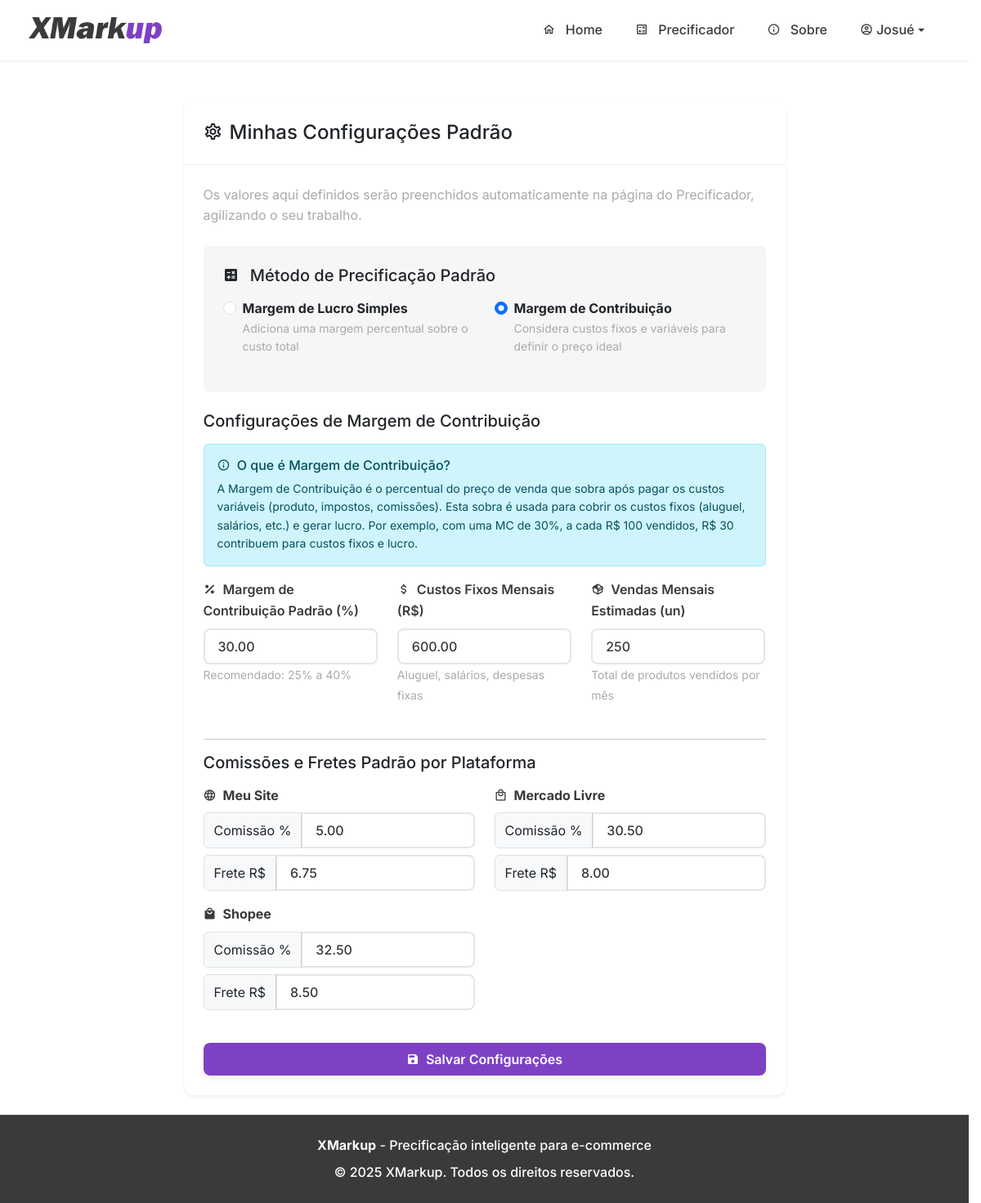
The app's page /settings (signed in), older data.
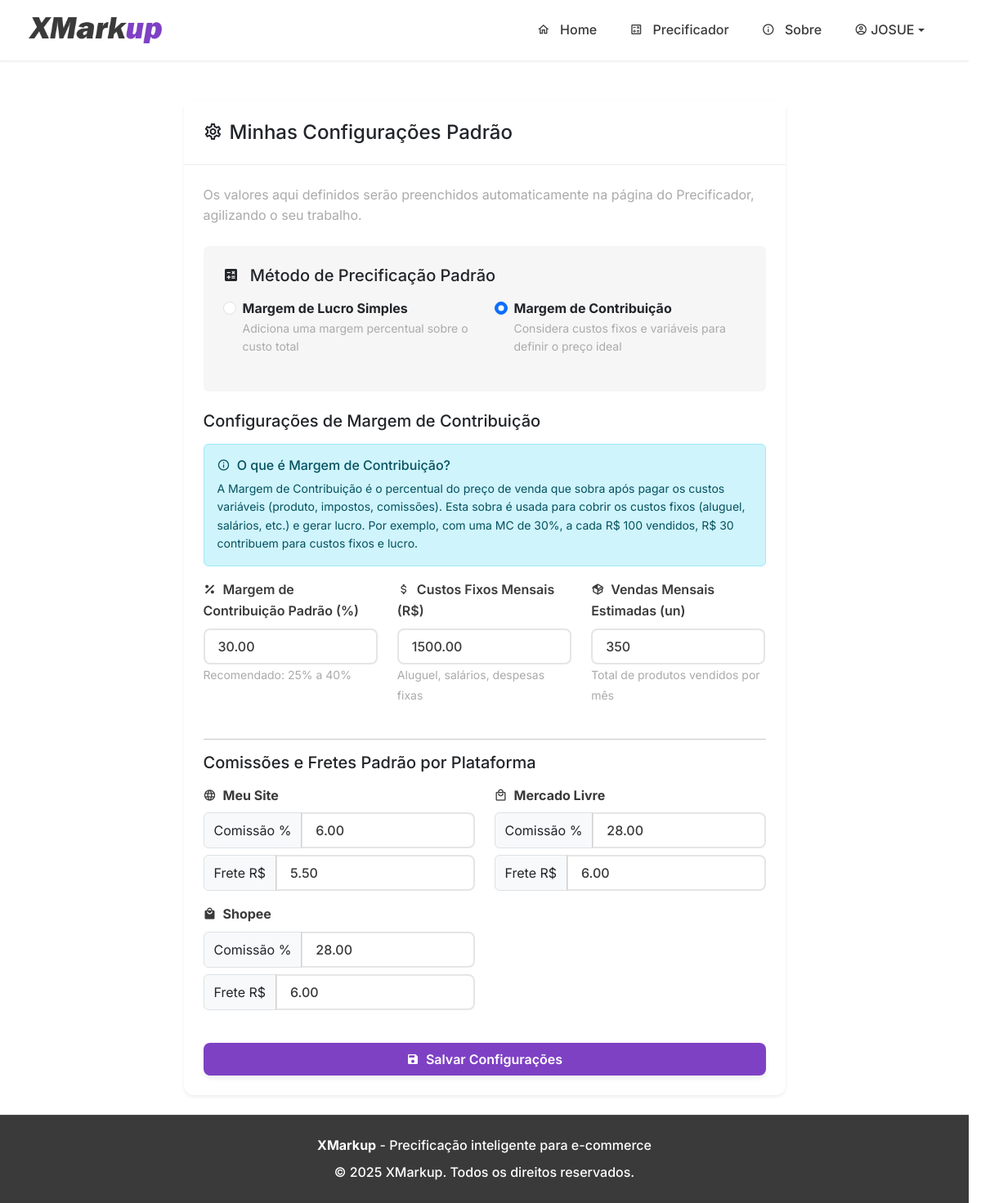
The same page, newer data.
### tables this page shows
CREATE TABLE users (
            id INTEGER PRIMARY KEY AUTOINCREMENT,
            email TEXT UNIQUE NOT NULL,
            password TEXT NOT NULL,
            nome_completo TEXT,
            empresa TEXT,
            telefone TEXT,
            ramo_atividade TEXT,
            marketplaces TEXT,
            is_admin BOOLEAN NOT NULL DEFAULT 0,
            
            -- COLUNAS DE GESTÃO DE CLIENTES --
            status_cliente TEXT NOT NULL DEFAULT 'Safira',
            precificacao_limit INTEGER NOT NULL DEFAULT 5,
            limit_reset_date TIMESTAMP,

            -- COLUNAS DE CONFIGURAÇÃO --
            default_margem REAL DEFAULT 0.0,
            default_comissao_site REAL DEFAULT 0.0,
            default_frete_site REAL DEFAULT 0.0,
            default_comissao_ml REAL DEFAULT 0.0,
            default_frete_ml REAL DEFAULT 0.0,
            default_comissao_shopee REAL DEFAULT 0.0,
            default_frete_shopee REAL DEFAULT 0.0,
            
            -- COLUNAS PARA MARGEM DE CONTRIBUIÇÃO --
            default_pricing_method TEXT DEFAULT 'simple_margin',
            default_fixed_costs REAL DEFAULT 0.0,
            default_monthly_sales_qty INTEGER DEFAULT 100,
            default_contribution_margin REAL DEFAULT 30.0,
            
            -- COLUNAS PARA EXCLUSÃO DE CONTA --
            is_deleted BOOLEAN NOT NULL DEFAULT 0,
            deleted_at TIMESTAMP,
            delete_reason TEXT
        );

### app.py (the view, shortened to what this page needs)
@app.route('/settings', methods=['GET', 'POST'])
@login_required
def settings():
    db = get_db()
    user_settings = db.execute('SELECT * FROM users WHERE id = ?', (current_user.id,)).fetchone()
    return render_template('settings.html', user_settings=user_settings)

### templates/settings.html (shortened to what this page needs)
{% extends "base.html" %}
{% block content %}
<div class="container mt-4">
    <div class="row justify-content-center">
        <div class="col-lg-8">
            <div class="card shadow-sm">
                <div class="card-header">
                    <h4 class="mb-0"><span class="mdi mdi-cog-outline me-2"></span>Minhas Configurações Padrão</h4>
                </div>
                <div class="card-body p-4">
                    <p class="card-text text-muted mb-4">Os valores aqui definidos serão preenchidos automaticamente na página do Precificador, agilizando o seu trabalho.</p>
                    <form method="POST" action="{{ url_for('settings') }}">
                        <div class="mb-4 p-4 bg-light rounded">
                            <h5 class="mb-3">
                                <span class="mdi mdi-calculator-variant me-2"></span>
                                Método de Precificação Padrão
                            </h5>
                            <div class="row">
                                <div class="col-md-6 mb-3">
                                    <div class="form-check">
                                        <input class="form-check-input" type="radio" name="default_pricing_method" id="default_simple_margin" value="simple_margin"
                                               {% if user_settings.default_pricing_method == 'simple_margin' or not user_settings.default_pricing_method %}checked{% endif %}>
                                        <label class="form-check-label" for="default_simple_margin">
                                            <strong>Margem de Lucro Simples</strong>
                                            <p class="text-muted small mb-0">Adiciona uma margem percentual sobre o custo total</p>
                                        </label>
                                    </div>
                                </div>
                                <div class="col-md-6 mb-3">
                                    <div class="form-check">
                                        <input class="form-check-input" type="radio" name="default_pricing_method" id="default_contribution_margin" value="contribution_margin"
                                               {% if user_settings.default_pricing_method == 'contribution_margin' %}checked{% endif %}>
                                        <label class="form-check-label" for="default_contribution_margin">
                                            <strong>Margem de Contribuição</strong>
                                            <p class="text-muted small mb-0">Considera custos fixos e variáveis para definir o preço ideal</p>
                                        </label>
                                    </div>
                                </div>
                            </div>
                        </div>
                        <div id="contribution_margin_config" class="method-config" style="{% if user_settings.default_pricing_method != 'contribution_margin' %}display: none;{% endif %}">
                            <h5 class="mb-3">Configurações de Margem de Contribuição</h5>
                            <div class="alert alert-info">
                                <h6 class="alert-heading">
                                    <span class="mdi mdi-information-outline me-1"></span>
                                    O que é Margem de Contribuição?
                                </h6>
                                <p class="mb-0 small">
                                    A Margem de Contribuição é o percentual do preço de venda que sobra após pagar os custos variáveis
                                    (produto, impostos, comissões). Esta sobra é usada para cobrir os custos fixos (aluguel, salários, etc.)
                                    e gerar lucro. Por exemplo, com uma MC de 30%, a cada R$ 100 vendidos, R$ 30 contribuem para custos fixos e lucro.
                                </p>
                            </div>
                            <div class="row">
                                <div class="col-md-4 mb-4">
                                    <label for="default_contribution_margin" class="form-label fw-semibold">
                                        <span class="mdi mdi-percent me-1"></span>
                                        Margem de Contribuição Padrão (%)
                                    </label>
                                    <input type="number" step="any" min="0" max="100" name="default_contribution_margin"
                                           class="form-control" value="{{ user_settings.default_contribution_margin | input_num }}">
                                    <small class="form-text text-muted">Recomendado: 25% a 40%</small>
                                </div>
                                <div class="col-md-4 mb-4">
                                    <label for="default_fixed_costs" class="form-label fw-semibold">
                                        <span class="mdi mdi-currency-usd me-1"></span>
                                        Custos Fixos Mensais (R$)
                                    </label>
                                    <input type="number" step="any" min="0" name="default_fixed_costs"
                                           class="form-control" value="{{ user_settings.default_fixed_costs | input_num }}">
                                    <small class="form-text text-muted">Aluguel, salários, despesas fixas</small>
                                </div>
                                <div class="col-md-4 mb-4">
                                    <label for="default_monthly_sales_qty" class="form-label fw-semibold">
                                        <span class="mdi mdi-package-variant me-1"></span>
                                        Vendas Mensais Estimadas (un)
                                    </label>
                                    <input type="number" min="1" name="default_monthly_sales_qty"
                                           class="form-control" value="{{ user_settings.default_monthly_sales_qty }}">
                                    <small class="form-text text-muted">Total de produtos vendidos por mês</small>
                                </div>
                            </div>
                        </div>
                        <hr>
                        <h5 class="mb-3">Comissões e Fretes Padrão por Plataforma</h5>
                        <div class="row">
                            <div class="col-md-6 mb-3">
                                <label class="form-label fw-bold d-flex align-items-center"><span class="mdi mdi-web me-2"></span>Meu Site</label>
                                <div class="input-group mb-2">
                                    <span class="input-group-text">Comissão %</span>
                                    <input type="number" step="any" min="0" name="default_comissao_site" class="form-control" value="{{ user_settings.default_comissao_site | input_num }}">
                                </div>
                                <div class="input-group">
                                    <span class="input-group-text">Frete R$</span>
                                    <input type="number" step="any" min="0" name="default_frete_site" class="form-control" value="{{ user_settings.default_frete_site | input_num }}">
                                </div>
                            </div>
                            <div class="col-md-6 mb-3">
                                <label class="form-label fw-bold d-flex align-items-center"><span class="mdi mdi-shopping-outline me-2"></span>Mercado Livre</label>
                                <div class="input-group mb-2">
                                    <span class="input-group-text">Comissão %</span>
                                    <input type="number" step="any" min="0" name="default_comissao_ml" class="form-control" value="{{ user_settings.default_comissao_ml | input_num }}">
                                </div>
                                <div class="input-group">
                                    <span class="input-group-text">Frete R$</span>
                                    <input type="number" step="any" min="0" name="default_frete_ml" class="form-control" value="{{ user_settings.default_frete_ml | input_num }}">
                                </div>
                            </div>
                            <div class="col-md-6 mb-3">
                                <label class="form-label fw-bold d-flex align-items-center"><span class="mdi mdi-shopping me-2"></span>Shopee</label>
                                <div class="input-group mb-2">
                                    <span class="input-group-text">Comissão %</span>
                                    <input type="number" step="any" min="0" name="default_comissao_shopee" class="form-control" value="{{ user_settings.default_comissao_shopee | input_num }}">
                                </div>
                                <div class="input-group">
                                    <span class="input-group-text">Frete R$</span>
                                    <input type="number" step="any" min="0" name="default_frete_shopee" class="form-control" value="{{ user_settings.default_frete_shopee | input_num }}">
                                </div>
                            </div>
                        </div>
                        <div class="d-grid mt-4">
                            <button type="submit" class="btn btn-primary"><span class="mdi mdi-content-save me-1"></span>Salvar Configurações</button>
                        </div>
                    </form>
                </div>
            </div>
        </div>
    </div>
</div>
{% endblock %}

### templates/base.html (shortened to what this page needs)
<!DOCTYPE html>
<html lang="pt-br">
<head>
    <link href="https://cdn.jsdelivr.net/npm/bootstrap@5.3.3/dist/css/bootstrap.min.css" rel="stylesheet">
    <link rel="stylesheet" href="https://cdn.jsdelivr.net/npm/@mdi/font@7.4.47/css/materialdesignicons.min.css">
    <link rel="stylesheet" href="{{ url_for('static', filename='css/style.css') }}">
</head>
<body>
    <nav class="navbar navbar-expand-lg sticky-top">
        <div class="container">
            <a class="navbar-brand d-flex align-items-center" href="{{ url_for('home') }}">
                <img src="{{ url_for('static', filename='logo.png') }}" alt="XMarkup Logo" height="32" class="me-2">
            </a>
            <div class="collapse navbar-collapse" id="navbarNav">
                <ul class="navbar-nav ms-auto">
                    <li class="nav-item">
                        <a class="nav-link {% if request.endpoint == 'home' %}active{% endif %}"
                           href="{{ url_for('home') }}">
                            <span class="mdi mdi-home-outline"></span>
                            Home
                        </a>
                    </li>
                    {% if current_user.is_authenticated %}
                    <li class="nav-item">
                        <a class="nav-link {% if request.endpoint == 'precificador' %}active{% endif %}"
                           href="{{ url_for('precificador') }}">
                            <span class="mdi mdi-calculator-variant-outline"></span>
                            Precificador
                        </a>
                    </li>
                    {% endif %}
                    <li class="nav-item">
                        <a class="nav-link {% if request.endpoint == 'sobre' %}active{% endif %}"
                           href="{{ url_for('sobre') }}">
                            <span class="mdi mdi-information-outline"></span>
                            Sobre
                        </a>
                    </li>
                    {% if current_user.is_authenticated %}
                        <li class="nav-item dropdown">
                            <a class="nav-link dropdown-toggle d-flex align-items-center" href="#" id="navbarDropdown"
                               role="button" data-bs-toggle="dropdown" aria-expanded="false">
                                <span class="mdi mdi-account-circle-outline me-1"></span>
                                {{ current_user.nome_completo.split(' ')[0] }}
                            </a>
                        </li>
                    {% endif %}
                </ul>
            </div>
        </div>
    </nav>
    <main class="py-4">
        {% block content %}{% endblock %}
    </main>
    <footer class="text-center">
        <div class="container">
            <div class="row">
                <div class="col-md-12">
                    <p class="mb-2">
                        <strong>XMarkup</strong> - Precificação inteligente para e-commerce
                    </p>
                    <p class="mb-0">
                        &copy; {{ moment().format('YYYY') if moment else '2025' }} XMarkup. Todos os direitos reservados.
                    </p>
                </div>
            </div>
        </div>
    </footer>
</body>
</html>

Row changes from the older to the newer data that the page shows:
changed users "☐ Margem de Lucro Simples Adici": nome_completo "Josué" → "JOSUE"; default_fixed_costs "600.00" → "1500.00"; default_monthly_sales_qty "250" → "350"; default_comissao_site "5.00" → "6.00"; default_frete_site "6.75" → "5.50"; default_comissao_ml "30.50" → "28.00"; default_frete_ml "8.00" → "6.00"; default_comissao_shopee "32.50" → "28.00"; default_frete_shopee "8.50" → "6.00"
